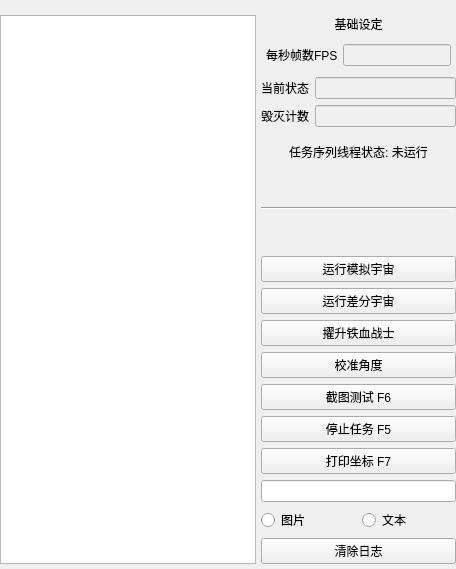
         <widget class="QWidget" name="Tab1">
          <attribute name="title">
           <string>一键长草</string>
          </attribute>
          <layout class="QVBoxLayout" name="verticalLayout_4">
           <property name="spacing">
            <number>5</number>
           </property>
           <property name="leftMargin">
            <number>0</number>
           </property>
           <property name="topMargin">
            <number>10</number>
           </property>
           <property name="rightMargin">
            <number>0</number>
           </property>
           <property name="bottomMargin">
            <number>0</number>
           </property>
           <item>
            <layout class="QHBoxLayout" name="Lay_Tab1" stretch="5,0">
             <property name="sizeConstraint">
              <enum>QLayout::SetDefaultConstraint</enum>
             </property>
             <property name="leftMargin">
              <number>0</number>
             </property>
             <property name="topMargin">
              <number>0</number>
             </property>
             <property name="rightMargin">
              <number>0</number>
             </property>
             <property name="bottomMargin">
              <number>0</number>
             </property>
             <item>
              <layout class="QVBoxLayout" name="Lay_Tab1_Left">
               <property name="spacing">
                <number>0</number>
               </property>
               <property name="sizeConstraint">
                <enum>QLayout::SetMaximumSize</enum>
               </property>
               <property name="leftMargin">
                <number>0</number>
               </property>
               <property name="topMargin">
                <number>5</number>
               </property>
               <property name="rightMargin">
                <number>0</number>
               </property>
               <property name="bottomMargin">
                <number>5</number>
               </property>
               <item>
                <widget class="QTextBrowser" name="TextBrowser">
                 <property name="minimumSize">
                  <size>
                   <width>0</width>
                   <height>0</height>
                  </size>
                 </property>
                 <property name="maximumSize">
                  <size>
                   <width>2000</width>
                   <height>2000</height>
                  </size>
                 </property>
                 <property name="autoFillBackground">
                  <bool>false</bool>
                 </property>
                 <property name="openExternalLinks">
                  <bool>true</bool>
                 </property>
                </widget>
               </item>
              </layout>
             </item>
             <item>
              <layout class="QVBoxLayout" name="Lay_Tab1_Right" stretch="0,0,0,0,0,0,0,0,0,0,0,0,0,0,0,0,0,0,0,0,0,0">
               <property name="spacing">
                <number>6</number>
               </property>
               <property name="leftMargin">
                <number>0</number>
               </property>
               <property name="topMargin">
                <number>5</number>
               </property>
               <property name="rightMargin">
                <number>0</number>
               </property>
               <property name="bottomMargin">
                <number>5</number>
               </property>
               <item>
                <widget class="QLabel" name="Label_BaseConfig">
                 <property name="text">
                  <string>基础设定</string>
                 </property>
                 <property name="alignment">
                  <set>Qt::AlignCenter</set>
                 </property>
                </widget>
               </item>
               <item>
                <layout class="QHBoxLayout" name="Lay_BaseConfig1" stretch="1">
                 <property name="leftMargin">
                  <number>0</number>
                 </property>
                 <property name="topMargin">
                  <number>0</number>
                 </property>
                 <property name="rightMargin">
                  <number>0</number>
                 </property>
                 <property name="bottomMargin">
                  <number>0</number>
                 </property>
                 <item>
                  <layout class="QHBoxLayout" name="horizontalLayout_6">
                   <property name="spacing">
                    <number>5</number>
                   </property>
                   <property name="sizeConstraint">
                    <enum>QLayout::SetDefaultConstraint</enum>
                   </property>
                   <property name="leftMargin">
                    <number>5</number>
                   </property>
                   <property name="topMargin">
                    <number>5</number>
                   </property>
                   <property name="rightMargin">
                    <number>5</number>
                   </property>
                   <property name="bottomMargin">
                    <number>5</number>
                   </property>
                   <item>
                    <widget class="QLabel" name="FPS_Text">
                     <property name="sizePolicy">
                      <sizepolicy hsizetype="Fixed" vsizetype="Fixed">
                       <horstretch>0</horstretch>
                       <verstretch>0</verstretch>
                      </sizepolicy>
                     </property>
                     <property name="minimumSize">
                      <size>
                       <width>60</width>
                       <height>0</height>
                      </size>
                     </property>
                     <property name="maximumSize">
                      <size>
                       <width>16777215</width>
                       <height>16777215</height>
                      </size>
                     </property>
                     <property name="text">
                      <string>每秒帧数FPS</string>
                     </property>
                    </widget>
                   </item>
                   <item>
                    <widget class="QLineEdit" name="FPS_Input">
                     <property name="enabled">
                      <bool>false</bool>
                     </property>
                     <property name="sizePolicy">
                      <sizepolicy hsizetype="Expanding" vsizetype="Fixed">
                       <horstretch>0</horstretch>
                       <verstretch>0</verstretch>
                      </sizepolicy>
                     </property>
                     <property name="minimumSize">
                      <size>
                       <width>0</width>
                       <height>0</height>
                      </size>
                     </property>
                     <property name="maximumSize">
                      <size>
                       <width>200</width>
                       <height>16777215</height>
                      </size>
                     </property>
                     <property name="tabletTracking">
                      <bool>false</bool>
                     </property>
                     <property name="toolTip">
                      <string>请使用下方拖动功能, 获取该参数</string>
                     </property>
                     <property name="autoFillBackground">
                      <bool>false</bool>
                     </property>
                     <property name="text">
                      <string/>
                     </property>
                    </widget>
                   </item>
                  </layout>
                 </item>
                </layout>
               </item>
               <item>
                <layout class="QHBoxLayout" name="Lay_BaseConfig2">
                 <property name="leftMargin">
                  <number>0</number>
                 </property>
                 <property name="topMargin">
                  <number>0</number>
                 </property>
                 <property name="rightMargin">
                  <number>0</number>
                 </property>
                 <property name="bottomMargin">
                  <number>0</number>
                 </property>
                </layout>
               </item>
               <item>
                <layout class="QHBoxLayout" name="horizontalLayout_23">
                 <item>
                  <widget class="QLabel" name="state_label">
                   <property name="text">
                    <string>当前状态</string>
                   </property>
                  </widget>
                 </item>
                 <item>
                  <widget class="QLineEdit" name="state_text">
                   <property name="enabled">
                    <bool>false</bool>
                   </property>
                  </widget>
                 </item>
                </layout>
               </item>
               <item>
                <layout class="QHBoxLayout" name="horizontalLayout_29">
                 <item>
                  <widget class="QLabel" name="label_26">
                   <property name="text">
                    <string>毁灭计数</string>
                   </property>
                  </widget>
                 </item>
                 <item>
                  <widget class="QLineEdit" name="kill_num_text">
                   <property name="enabled">
                    <bool>false</bool>
                   </property>
                  </widget>
                 </item>
                </layout>
               </item>
               <item>
                <layout class="QHBoxLayout" name="Lay_BaseConfig3">
                 <property name="leftMargin">
                  <number>0</number>
                 </property>
                 <property name="topMargin">
                  <number>0</number>
                 </property>
                 <property name="rightMargin">
                  <number>0</number>
                 </property>
                 <property name="bottomMargin">
                  <number>0</number>
                 </property>
                </layout>
               </item>
               <item>
                <layout class="QVBoxLayout" name="verticalLayout_3">
                 <property name="spacing">
                  <number>5</number>
                 </property>
                 <property name="leftMargin">
                  <number>5</number>
                 </property>
                 <property name="topMargin">
                  <number>5</number>
                 </property>
                 <property name="rightMargin">
                  <number>5</number>
                 </property>
                 <property name="bottomMargin">
                  <number>5</number>
                 </property>
                </layout>
               </item>
               <item>
                <widget class="QLabel" name="Label_RunningState">
                 <property name="text">
                  <string>任务序列线程状态: 未运行</string>
                 </property>
                 <property name="alignment">
                  <set>Qt::AlignCenter</set>
                 </property>
                </widget>
               </item>
               <item>
                <spacer name="verticalSpacer_2">
                 <property name="orientation">
                  <enum>Qt::Vertical</enum>
                 </property>
                 <property name="sizeHint" stdset="0">
                  <size>
                   <width>20</width>
                   <height>40</height>
                  </size>
                 </property>
                </spacer>
               </item>
               <item>
                <widget class="Line" name="line_99">
                 <property name="orientation">
                  <enum>Qt::Horizontal</enum>
                 </property>
                </widget>
               </item>
               <item>
                <spacer name="verticalSpacer">
                 <property name="orientation">
                  <enum>Qt::Vertical</enum>
                 </property>
                 <property name="sizeHint" stdset="0">
                  <size>
                   <width>20</width>
                   <height>40</height>
                  </size>
                 </property>
                </spacer>
               </item>
               <item>
                <layout class="QHBoxLayout" name="horizontalLayout_2">
                 <item>
                  <widget class="QPushButton" name="run_simul_btn">
                   <property name="sizePolicy">
                    <sizepolicy hsizetype="Minimum" vsizetype="Fixed">
                     <horstretch>0</horstretch>
                     <verstretch>0</verstretch>
                    </sizepolicy>
                   </property>
                   <property name="text">
                    <string>运行模拟宇宙</string>
                   </property>
                  </widget>
                 </item>
                </layout>
               </item>
               <item>
                <layout class="QHBoxLayout" name="horizontalLayout_3">
                 <item>
                  <widget class="QPushButton" name="run_diver_btn">
                   <property name="visible">
                    <bool>false</bool>
                   </property>
                   <property name="text">
                    <string>运行差分宇宙</string>
                   </property>
                  </widget>
                 </item>
                </layout>
               </item>
               <item>
                <widget class="QPushButton" name="iron_blood_btn">
                 <property name="text">
                  <string>擢升铁血战士</string>
                 </property>
                </widget>
               </item>
               <item>
                <widget class="QPushButton" name="calibrate_btn">
                 <property name="text">
                  <string>校准角度</string>
                 </property>
                </widget>
               </item>
               <item>
                <widget class="QPushButton" name="test_btn">
                 <property name="text">
                  <string>截图测试 F6</string>
                 </property>
                </widget>
               </item>
               <item>
                <widget class="QPushButton" name="stop_btn">
                 <property name="text">
                  <string>停止任务 F5</string>
                 </property>
                </widget>
               </item>
               <item>
                <widget class="QPushButton" name="print_btn">
                 <property name="text">
                  <string>打印坐标 F7</string>
                 </property>
                </widget>
               </item>
               <item>
                <widget class="QLineEdit" name="PrintEdit"/>
               </item>
               <item>
                <layout class="QHBoxLayout" name="horizontalLayout_15">
                 <item>
                  <widget class="QRadioButton" name="PrintPhoto">
                   <property name="text">
                    <string>图片</string>
                   </property>
                  </widget>
                 </item>
                 <item>
                  <widget class="QRadioButton" name="PrintText">
                   <property name="text">
                    <string>文本</string>
                   </property>
                  </widget>
                 </item>
                </layout>
               </item>
               <item>
                <widget class="QPushButton" name="clear_logs_btn">
                 <property name="text">
                  <string>清除日志</string>
                 </property>
                </widget>
               </item>
               <item>
                <layout class="QHBoxLayout" name="Lay_CurrentPlan_1">
                 <property name="sizeConstraint">
                  <enum>QLayout::SetDefaultConstraint</enum>
                 </property>
                 <property name="leftMargin">
                  <number>5</number>
                 </property>
                 <property name="topMargin">
                  <number>0</number>
                 </property>
                 <property name="rightMargin">
                  <number>5</number>
                 </property>
                 <property name="bottomMargin">
                  <number>0</number>
                 </property>
                </layout>
               </item>
              </layout>
             </item>
            </layout>
           </item>
          </layout>
         </widget>
